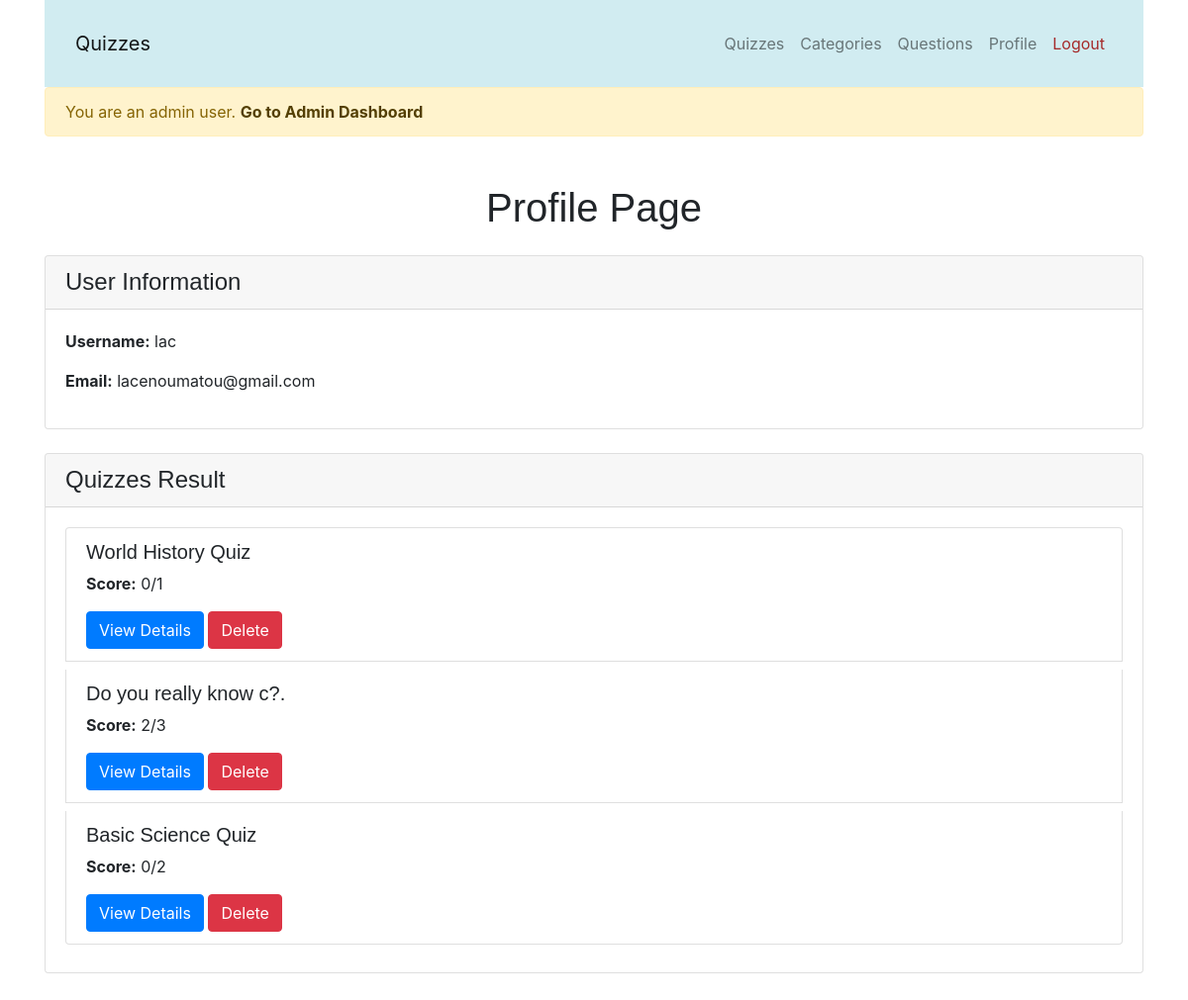
The app's page /profile (signed in) with its own data.
### app/models.py (models this page shows, shortened)
class User(db.Model, UserMixin):
    id = db.Column(db.Integer, primary_key=True)
    username = db.Column(db.String(150), unique=True, nullable=False)
    email = db.Column(db.String(150), unique=True, nullable=False)
    password = db.Column(db.String(220), nullable=False)
    quiz_results = db.relationship('QuizResult', backref='user', lazy=True)
    is_admin = db.Column(db.Boolean, default=False)

class QuizResult(db.Model):
    id = db.Column(db.Integer, primary_key=True)
    score = db.Column(db.Integer, nullable=False)
    user_id = db.Column(db.Integer, db.ForeignKey('user.id'), nullable=False)
    quiz_id = db.Column(db.Integer, db.ForeignKey('quiz.id'), nullable=False)
    responses = db.relationship('Response', backref='quiz_result', lazy=True, cascade='all, delete-orphan')

class Quiz(db.Model):
    id = db.Column(db.Integer, primary_key=True)
    title = db.Column(db.String(200), nullable=False)
    description = db.Column(db.String(500), nullable=False)
    total_questions = db.Column(db.Integer, nullable=False, default=0)
    category_id = db.Column(db.Integer, db.ForeignKey('category.id'), nullable=False)
    questions = db.relationship('Question', backref='quiz', lazy=True, cascade='all, delete-orphan')
    quiz_results = db.relationship('QuizResult', backref='quiz', lazy=True, cascade='all, delete-orphan')

### app/routes.py (the view)
@main.route('/profile')
@login_required
def profile():
    user = User.query.get_or_404(current_user.id)
    quiz_results = QuizResult.query.filter_by(user_id=current_user.id).all()
    return render_template('profile.html', user=user, quiz_results=quiz_results)

### app/__init__.py (called while the page is built)
@login_manager.user_loader
def load_user(user_id):
    from .models import User
    return User.query.get(int(user_id))

### app/templates/profile.html
{% extends 'base.html' %}
{% block content %}
    <h1 class="text-center mb-4">Profile Page</h1>
    <div class="card mb-4">
        <div class="card-header">
            <h4 class="mb-0">User Information</h4>
        </div>
        <div class="card-body">
            <p><strong>Username:</strong> {{ user.username }}</p>
            <p><strong>Email:</strong> {{ user.email }}</p>
        </div>
    </div>
    <div class="card">
        <div class="card-header">
            <h4 class="mb-0">Quizzes Result</h4>
        </div>
        <div class="card-body">
            {% if quiz_results %}
                <ul class="list-group">
                    {% for result in quiz_results %}
                    <li class="list-group-item mb-2">
                        <h5>{{ result.quiz.title }}</h5>
                        <p><strong>Score:</strong> {{ result.score }}/{{ result.quiz.total_questions }}</p>
                        <a href="{{ url_for('main.quiz_result', quiz_result_id=result.id) }}" class="btn btn-primary">View Details</a>
                        <a href="{{ url_for('main.delete_quiz_result', quiz_result_id=result.id) }}" class="btn btn-danger">Delete</a>
                    </li>
                    {% endfor %}
                </ul>
            {% else %}
                <p class="text-muted">You have not completed any quizzes yet.</p>
            {% endif %}
        </div>
    </div>
{% endblock %}

### app/templates/base.html (shortened to what this page needs)
<!DOCTYPE html>
<html lang="en">
<head>
    <link rel="stylesheet" href="{{ url_for('static', filename='css/styles.css') }}">
    <link rel="stylesheet" href="{{ url_for('static', filename='css/bootstrap.min.css') }}">
</head>
<body class="bg-">
    <div class="container">
        <nav class="navbar navbar-expand-lg navbar-light py-4">
            <div class="container-fluid">
                <a class="navbar-brand" href="{{ url_for('main.home') }}">Quizzes</a>
                <div class="d-flex justify-content-between w-100">
                    <ul class="navbar-nav">
                        {% if current_user.is_authenticated %}
                            {% if current_user.is_admin %}
                            <li class="nav-item">
                                <a class="nav-link" href="{{ url_for('main.quizzes') }}">Quizzes</a>
                            </li>
                            <li class="nav-item">
                                <a class="nav-link" href="{{ url_for('main.categories') }}">Categories</a>
                            </li>
                            <li class="nav-item">
                                <a class="nav-link" href="{{ url_for('main.questions') }}">Questions</a>
                            </li>
                            {% endif %}
                            <li class="nav-item">
                                <a class="nav-link" href="{{ url_for('main.profile' ) }}">Profile</a>
                            </li>
                            <li class="nav-item">
                                <a class="nav-link" href="{{ url_for('main.logout') }}" style="color: brown;">Logout</a>
                            </li>
                        {% endif %}
                    </ul>
                </div>
            </div>
        </nav>
        {% if current_user.is_admin %}
        <div class="alert alert-warning" role="alert">
            You are an admin user.
            <a href="{{ url_for('main.dashboard') }}" class="alert-link">Go to Admin Dashboard</a>
        </div>
        {% endif %}
        <div class="my-5">
            {% block content %}
            {% endblock %}
        </div>
    </div>
</body>
</html>

### app/static/css/styles.css (style rules this page uses)
body { font-family: 'Lato', sans-serif; background-color: #f8f8f8; }
h1, h2, h3, h4, h5, h6 { font-family: 'Raleway', sans-serif; }
p { font-size: 16px; line-height: 1.5; }
.navbar { background-color: #d1ecf1; }

### records on screen
User: username "lac", email "lacenoumatou@gmail.com"
QuizResult: quiz "World History Quiz", score "0", quiz.total_questions "1"
QuizResult: quiz "Do you really know c?.", score "2", quiz.total_questions "3"
QuizResult: quiz "Basic Science Quiz", score "0", quiz.total_questions "2"
